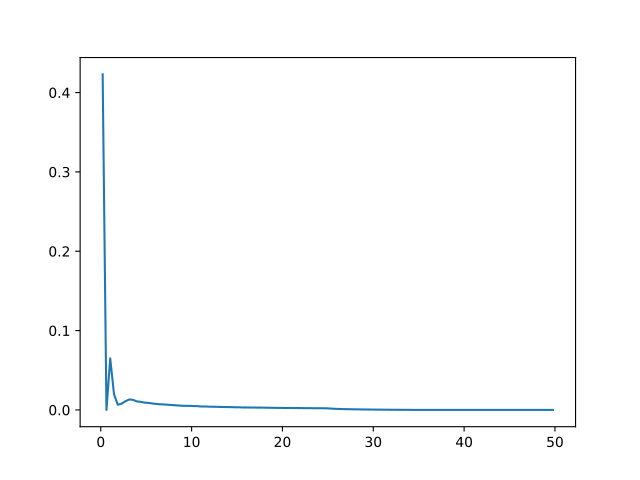

The script that drew this image:
import MDAnalysis as mda
import numpy as np
import pytim
import matplotlib.pyplot as plt
from   pytim.datafiles import *
u = mda.Universe(WATER_GRO,WATER_XTC)
L = np.min(u.dimensions[:3])
oxygens = u.select_atoms("name OW")
radii=pytim_data.vdwradii(G43A1_TOP)
interface = pytim.ITIM(u,alpha=2.,itim_group=oxygens,max_layers=4,multiproc=True,radii_dict=radii,cluster_cut=3.5)
for ts in u.trajectory[::5] :
    layer=interface.layers('upper',1)
    if ts.frame==0 :
        rdf=pytim.observables.InterRDF2D(layer,layer,range=(0.,L/2.),nbins=120)
    rdf.sample(ts)
rdf.normalize()
rdf.rdf[0]=0.0
plt.plot(rdf.bins, rdf.rdf)
plt.show()
